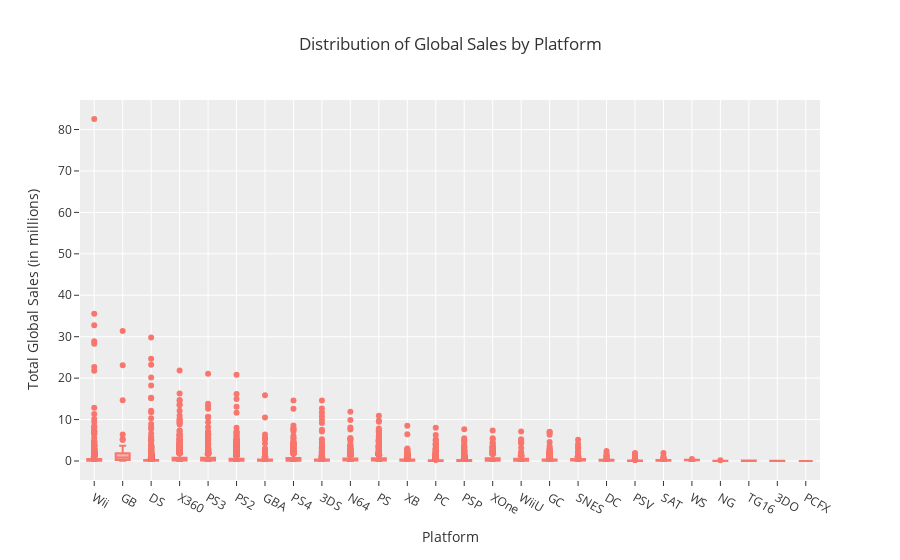

Write notebook code for a chart like this one.
### Markdown cell above
#### 5.6. <a id='toc5_6_'></a>[Box Plot of Global Sales by Platform](#toc0_)

In this section, we analyze the distribution of global sales across different platforms using a box plot. This helps us understand the variability in sales for each platform and assess whether certain platforms consistently achieve higher sales.

**Objectives**:
1. Visualize the distribution of global sales by platform using a box plot.
2. Identify platforms with higher or lower average sales.
3. Determine if the differences in sales across platforms are significant based on the spread and median values in the box plot.

This analysis provides insights into platform performance, allowing us to understand which platforms generally perform better in terms of global sales.

### Code cell
# Create a box plot of total global sales by platform
fig = px.box(filtered_games_data,
             x='platform',
             y='total_sales',
             hover_data={'name': True},
             labels={'platform': 'Platform', 'total_sales': 'Total Global Sales (in millions)'},
             title="Distribution of Global Sales by Platform",
             template='ggplot2')

fig.show()

### Figure 1 — Plotly figure (JSON) as saved in the notebook; plotly's stock layout.template omitted (floating-point values rounded to 4 significant figures; data arrays with more than 128 entries replaced by an {"elided": "..."} marker saying what was removed)
{"data": [{"alignmentgroup": "True", "customdata": {"elided": "15958x1 str values"}, "hovertemplate": "Platform=%{x}<br>Total Global Sales (in millions)=%{y}<br>name=%{customdata[0]}<extra></extra>", "legendgroup": "", "marker": {"color": "#F8766D"}, "name": "", "notched": false, "offsetgroup": "", "orientation": "v", "showlegend": false, "type": "box", "x": {"elided": "15958 str values"}, "x0": " ", "xaxis": "x", "y": {"elided": "15958 float values"}, "y0": " ", "yaxis": "y"}], "layout": {"boxmode": "group", "legend": {"tracegroupgap": 0}, "title": {"text": "Distribution of Global Sales by Platform"}, "xaxis": {"anchor": "y", "domain": [0, 1], "title": {"text": "Platform"}}, "yaxis": {"anchor": "x", "domain": [0, 1], "title": {"text": "Total Global Sales (in millions)"}}}}
